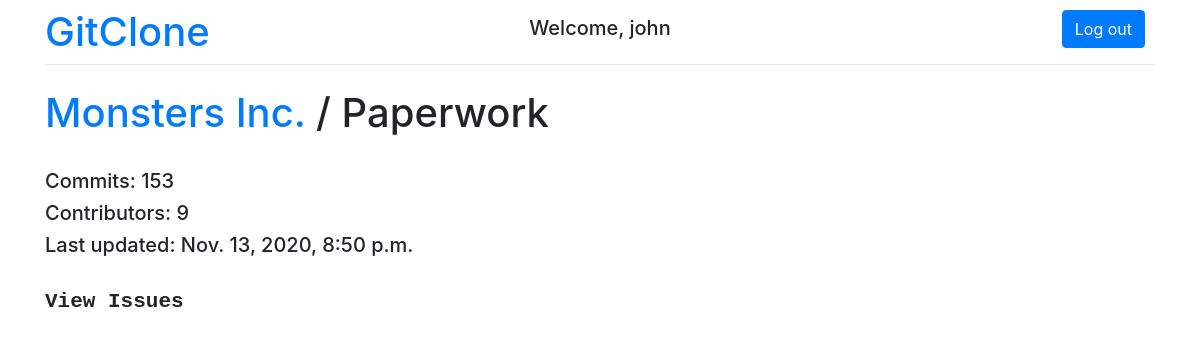
The app's page /orgs/Monsters Inc./repos/Paperwork (signed in) with its own data.
### github/models.py (models this page shows, shortened)
class User(AbstractUser):
    email = models.CharField(max_length=256)

class Repository(models.Model):
    name = models.CharField(max_length=1024)
    organization = models.ForeignKey(Organization, CASCADE)
    created_at = models.DateTimeField(auto_now_add=True)
    updated_at = models.DateTimeField(auto_now=True)

class Organization(models.Model):
    name = models.CharField(max_length=1024)
    base_role = models.CharField(
        max_length=256,
        choices=RepositoryRoleLevel.choices,
        default=RepositoryRoleLevel.READ,
    )
    def __str__(self):
        return f"{self.name}"

### github/views.py (the view)
# urls.py: path("orgs/<org_name>/repos/<repo_name>", repos_show, name="repos_show"),
def repos_show(request, org_name, repo_name):
    repo = get_object_or_404(Repository, organization__name=org_name, name=repo_name)
    contributors = len(repo.name)
    commits = contributors * 17
    last_updated = localtime(now()) - timedelta(hours=commits, minutes=contributors)
    return render(
        request,
        "repos/show.html",
        {
            "org_name": org_name,
            "repo": repo,
            "commits": commits,
            "contributors": contributors,
            "last_updated": last_updated,
        },
    )

### github/templates/repos/show.html (shortened to what this page needs)
{% extends "base.html" %} {% load i18n %}  {% block content %}
<h1>
  <a href="{% url 'repos_index' org_name %}">{{ repo.organization }}</a>
  / {{ repo.name }}
</h1>
<br />
<h5>Commits: {{ commits }}</h5>
<h5>Contributors: {{ contributors }}</h5>
<h5>Last updated: {{ last_updated }}</h5>
<br />
<div>
  <a href="{% url 'issues_index' org_name repo.name %}">
    <h4 class="text-primary">
      <b><pre>View Issues</pre></b>
    </h4>
  </a>
</div>
{% endblock %}

### github/templates/base.html (shortened to what this page needs)
{% load static %}
<!DOCTYPE html>
<html lang="en">
  <head>
    <link
      rel="stylesheet"
      href="https://stackpath.bootstrapcdn.com/bootstrap/4.4.1/css/bootstrap.min.css"
    />
  </head>
  <body>
    <div class="container">
      <div class="row">
        <div class="col-2">
          <a href="/"><h1 class="mt-2">GitClone</h1></a>
        </div>
        <div class="col d-flex justify-content-center align-items-center">
          <h5>Welcome, {{ request.user }}</h5>
        </div>
        <div class="col-2">
          {% if request.user.is_authenticated %}
          <a href="/logout">
            <button class="btn btn-primary float-right" style="margin: 10px">
              Log out
            </button>
          </a>
          {% else %}
          <a href="/login">
            <button class="btn btn-primary float-right" style="margin: 10px">
              Log in
            </button>
          </a>
          {% endif %}
        </div>
      </div>
      <div class="row justify-content-center">
        <div class="col">
          <hr class="mt-0 mb-4" />
           {% block content %} {% endblock %}
        </div>
      </div>
    </div>
  </body>
</html>

### records on screen
User: user "john"
Repository: organization "Monsters Inc.", name "Paperwork"

### other values on screen
{{ commits }} "153"
{{ contributors }} "9"
{{ last_updated }} "Nov. 13, 2020, 8:50 p.m."
